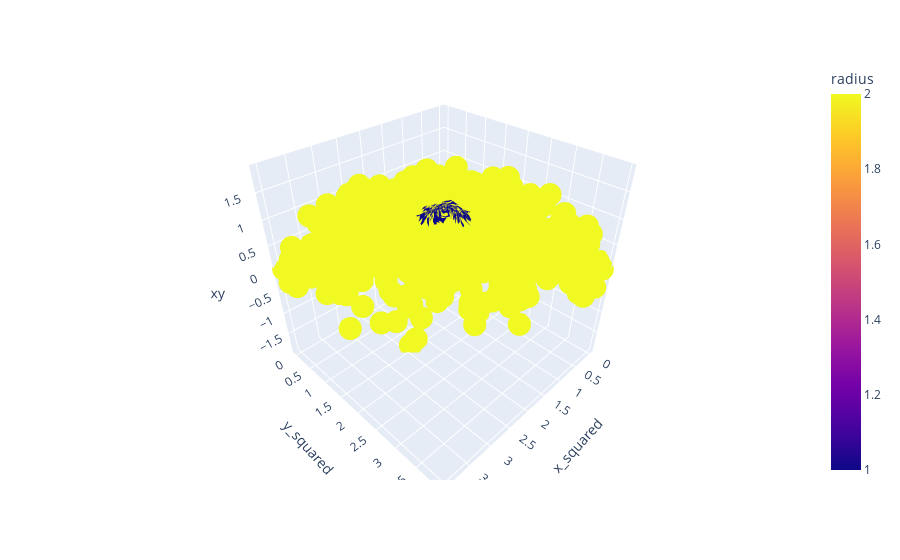

Source (notebook cell):
### Code cell
import plotly.express as px
fig = px.scatter_3d(data_frame=df, x='x_squared', y='y_squared', z='xy', color='radius')
fig.show()

### Figure 1 — Plotly figure (JSON) as saved in the notebook; plotly's stock layout.template omitted (floating-point values rounded to 4 significant figures; data arrays with more than 128 entries replaced by an {"elided": "..."} marker saying what was removed)
{"data": [{"hovertemplate": "x_squared=%{x}<br>y_squared=%{y}<br>xy=%{z}<br>radius=%{marker.color}<extra></extra>", "legendgroup": "", "marker": {"color": {"elided": "2000 int values"}, "coloraxis": "coloraxis", "symbol": "circle"}, "mode": "markers", "name": "", "scene": "scene", "showlegend": false, "type": "scatter3d", "x": {"elided": "2000 float values"}, "y": {"elided": "2000 float values"}, "z": {"elided": "2000 float values"}}], "layout": {"coloraxis": {"colorbar": {"title": {"text": "radius"}}, "colorscale": [[0, "#0d0887"], [0.1111, "#46039f"], [0.2222, "#7201a8"], [0.3333, "#9c179e"], [0.4444, "#bd3786"], [0.5556, "#d8576b"], [0.6667, "#ed7953"], [0.7778, "#fb9f3a"], [0.8889, "#fdca26"], [1, "#f0f921"]]}, "legend": {"tracegroupgap": 0}, "margin": {"t": 60}, "scene": {"domain": {"x": [0, 1], "y": [0, 1]}, "xaxis": {"title": {"text": "x_squared"}}, "yaxis": {"title": {"text": "y_squared"}}, "zaxis": {"title": {"text": "xy"}}}}}
